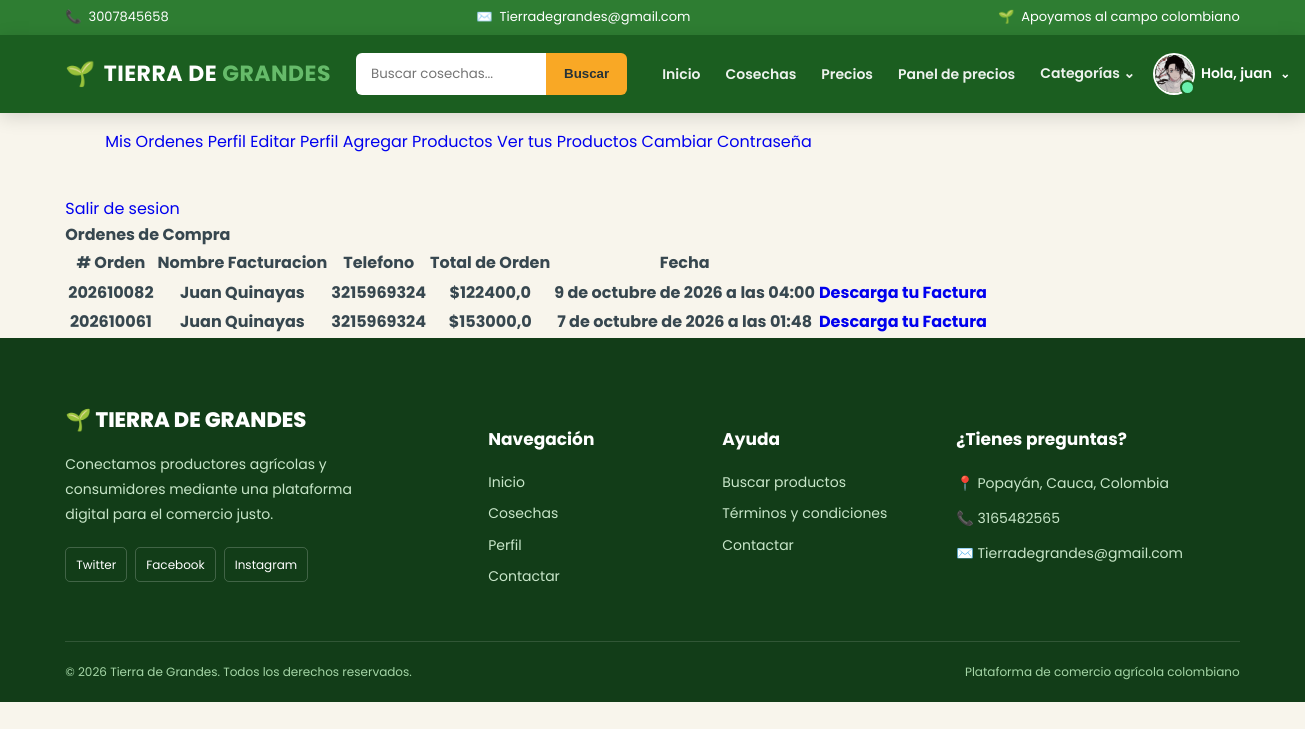
The page /mis_ordenes/ (signed in) on the database its author committed.
### cuentas/models.py (models this page shows, shortened)
class Cuentas (AbstractBaseUser):
    nombres = models.CharField(max_length=50)
    apellidos = models.CharField(max_length=50)
    nombreusuario = models.CharField(max_length=50, unique=True)
    email = models.CharField(max_length=100, unique=True)
    numero_telefono = models.CharField(max_length=50)
    date_joined = models.DateTimeField(auto_now_add=True)
    last_login = models.DateTimeField(auto_now_add=True)
    is_admin = models.BooleanField(default=False)
    is_staff = models.BooleanField(default=False)
    is_active = models.BooleanField(default=False)
    is_superadmin = models.BooleanField(default=False)
    USERNAME_FIELD = 'email'
    REQUIRED_FIELDS = ['nombreusuario', 'nombres', 'apellidos']
    objects = CuentaAdd()
    def full_nombre(self):
        return f'{self.nombres} {self.apellidos}'

class UserPerfil(models.Model):
    user = models.OneToOneField(Cuentas, on_delete=models.CASCADE)
    direccion_linea_1 = models.CharField(blank=True, max_length=100)
    direccion_linea_2 = models.CharField(blank=True, max_length=100)
    image_perfil = models.ImageField(upload_to='userperfil')
    ciudad = models.CharField(blank=True, max_length=20)
    departamento = models.CharField(blank=True, max_length=20)
    descripcion = models.TextField()
    instagram = models.URLField("Instagram", max_length=200, blank=True)
    tiktok = models.URLField("TikTok", max_length=200, blank=True)
    facebook = models.URLField("Facebook", max_length=200, blank=True)

### ordenes_de_compra/models.py (models this page shows, shortened)
class Orden(models.Model):
    ESTADO = (
        ('Nuevo', 'Nuevo'),
        ('Aceptado', 'Aceptado'),
        ('Completado', 'Completado'),
        ('Cancelado', 'Cancelado'),
    )
    user = models.ForeignKey(Cuentas,on_delete=models.SET_NULL, null=True)
    pagos = models.ForeignKey(Pago,on_delete=models.SET_NULL, blank=True, null=True)
    orden_numero = models.CharField(max_length=20)
    nombres = models.CharField(max_length=50 )
    apellidos = models.CharField(max_length=50 )
    numero_telefono = models.CharField(max_length=50 )
    email = models.CharField(max_length=50)
    direccion_linea_1 = models.CharField(max_length=100)
    direccion_linea_2 = models.CharField(max_length=100)
    ciudad = models.CharField(max_length=100)
    departamento = models.CharField(max_length=100)
    orden_descripcion = models.CharField(max_length=100, blank=True)
    orden_total = models.FloatField()
    inpuesto = models.FloatField()
    estado = models.CharField(max_length=50, choices=ESTADO, default='Nuevo' )
    ip = models.CharField(blank=True, max_length=20)
    confirmacion_orden = models.BooleanField(default=False)
    orden_creacion = models.DateTimeField(auto_now_add=True)
    orden_actualizada = models.DateTimeField(auto_now_add=True)
    orden_actualizada = models.DateTimeField(auto_now=True)
    def full_nombre(self):
        return f'{self.nombres} {self.apellidos}'

### cuentas/views.py (the view)
def mis_ordenes (request):
    orden = Orden.objects.filter(user=request.user, confirmacion_orden=True).order_by('-orden_creacion')
    context = {
        'orden':orden,
    }
    return render(request, 'registracion/mis_ordenes.html', context)

### tiera_de_grandes/templates/registracion/mis_ordenes.html (shortened to what this page needs)
{% extends 'index.html' %}
{% block content %}
<section class="section-conten padding-y bg">
   <div class="container">
       <div class="row">
           {% include 'includes/dashboard_sidebar.html' %}
       <main class="col-md-9">
           <article class="card">
           <header class="card-header">
               <strong class="d-inline-block mr-3">Ordenes de Compra</strong>
           </header>
           <div class="card-body">
               <div class="row">
                   <div class="col-md-12">
                     <table class="table table-hover">
                        <thead>
                           <tr>
                              <th scope="col"># Orden</th>
                              <th scope="col">Nombre Facturacion</th>
                              <th scope="col">Telefono</th>
                              <th scope="col">Total de Orden</th>
                              <th scope="col">Fecha</th>
                           </tr>
                           <tbody>
                              {% for  order in orden %}
                                 <tr>
                                    <th scope="row"> {{order.orden_numero}} </th>
                                    <th > {{order.full_nombre}} </th>
                                    <th > {{order.numero_telefono}} </th>
                                    <th >${{order.orden_total }} </th>
                                    <th > {{order.orden_creacion }} </th>
                                    <th><a href="{% url 'pdf3' order.orden_numero %}" class="btn btn-success">Descarga tu Factura</a></th>
                                 </tr>
                              {% endfor %}
                           </tbody>
                        </thead>
                     </table>
                   </div>
               </div>
           </div>
           </article>
       </main>
   </div>
   </div>
   </section>
{% endblock %}

### tiera_de_grandes/templates/index.html (shortened to what this page needs)
<!DOCTYPE html>
{% load humanize %}
{% load static %}
<html lang="es">
<head>
    <link rel="stylesheet" href="{% static 'css/index.css' %}">
    <link rel="stylesheet" href="{% static 'css/base_extra.css' %}">
    <link rel="stylesheet" href="{% static 'css/login_tdg.css' %}">
</head>
<body>
    <div class="top-bar">
        <div class="container">
            <div class="top-bar-content">
                <div class="top-item">
                    <span aria-hidden="true">📞</span>
                    <span>3007845658</span>
                </div>
                <div class="top-item">
                    <span aria-hidden="true">✉️</span>
                    <span>Tierradegrandes@gmail.com</span>
                </div>
                <div class="top-item top-message">
                    <span aria-hidden="true">🌱</span>
                    <span>Apoyamos al campo colombiano</span>
                </div>
            </div>
        </div>
    </div>
    <nav class="main-navbar" aria-label="Navegación principal">
        <div class="container">
            <div class="navbar-content">
                <a href="{% url 'inicio' %}" class="brand">
                    <span class="brand-icon" aria-hidden="true">🌱</span>
                    <span>TIERRA DE <strong>GRANDES</strong></span>
                </a>
                <form class="search-form" action="{% url 'buscador' %}" method="get" role="search">
                    <input type="search" name="keyword" placeholder="Buscar cosechas..." aria-label="Buscar productos">
                    <button type="submit">Buscar</button>
                </form>
                <div class="nav-menu">
                    <a href="{% url 'inicio' %}" class="nav-link">Inicio</a>
                    <a href="{% url 'verproducto' %}" class="nav-link">Cosechas</a>
                    <a href="{% url 'inteligencia_artificial:precios_referencia' %}" class="nav-link">Precios</a>
                    <a href="{% url 'inteligencia_artificial:panel_precios' %}" class="nav-link">Panel de precios</a>
                    <div class="nav-dropdown" data-dropdown>
                        <button class="nav-link dropdown-button"
                                type="button"
                                data-dropdown-toggle
                                aria-haspopup="true"
                                aria-expanded="false"
                                aria-controls="categoriasMenu">
                            Categorías <span aria-hidden="true">⌄</span>
                        </button>
                    </div>
                    {% if request.user.is_authenticated %}
                        {% with u=request.user %}
                        <div class="nav-dropdown" data-dropdown>
                            <button class="user-button"
                                    type="button"
                                    data-dropdown-toggle
                                    aria-haspopup="true"
                                    aria-expanded="false"
                                    aria-controls="userMenu">
                                <span class="user-avatar" aria-hidden="true">
                                    <span class="user-initial">{{ u.nombres|default:u.nombreusuario|default:"U"|slice:":1"|upper }}</span>
                                    {% if u.userperfil.image_perfil %}
                                        <img src="{{ u.userperfil.image_perfil.url }}"
                                             alt=""
                                             class="user-photo"
                                             onerror="this.remove()">
                                    {% endif %}
                                </span>
                                <span class="user-name">Hola, {{ u.nombres|default:u.nombreusuario|truncatechars:14 }}</span>
                                <span class="dropdown-caret" aria-hidden="true">⌄</span>
                            </button>
                        </div>
                        {% endwith %}
                    {% else %}
                        <a href="{% url 'login' %}" class="nav-link">Iniciar Sesión</a>
                        <a href="{% url 'registrar' %}" class="register-button">Regístrate</a>
                    {% endif %}
                </div>
            </div>
        </div>
    </nav>
    {% block content %}{% endblock content %}
    <footer class="footer">
        <div class="container">
            <div class="footer-grid">
                <div class="footer-column">
                    <a href="{% url 'inicio' %}" class="footer-brand">🌱 TIERRA DE GRANDES</a>
                    <p>
                        Conectamos productores agrícolas y
                        consumidores mediante una plataforma
                        digital para el comercio justo.
                    </p>
                    <div class="social-links">
                        <a href="https://twitter.com/?lang=es" target="_blank" rel="noopener noreferrer">Twitter</a>
                        <a href="https://www.facebook.com/profile.php?id=100084250750943" target="_blank" rel="noopener noreferrer">Facebook</a>
                        <a href="https://www.instagram.com/" target="_blank" rel="noopener noreferrer">Instagram</a>
                    </div>
                </div>
                <div class="footer-column">
                    <h4>Navegación</h4>
                    <a href="{% url 'inicio' %}">Inicio</a>
                    <a href="{% url 'verproducto' %}">Cosechas</a>
                    {% if request.user.is_authenticated %}
                        <a href="{% url 'perfil' %}">Perfil</a>
                    {% endif %}
                    <a href="{% url 'contactar' %}">Contactar</a>
                </div>
                <div class="footer-column">
                    <h4>Ayuda</h4>
                    <a href="{% url 'verproducto' %}">Buscar productos</a>
                    <a href="#">Términos y condiciones</a>
                    <a href="{% url 'contactar' %}">Contactar</a>
                </div>
                <div class="footer-column">
                    <h4>¿Tienes preguntas?</h4>
                    <p>📍 Popayán, Cauca, Colombia</p>
                    <p>📞 3165482565</p>
                    <p>✉️ Tierradegrandes@gmail.com</p>
                </div>
            </div>
            <div class="footer-bottom">
                <p>© {% now "Y" %} Tierra de Grandes. Todos los derechos reservados.</p>
                <p>Plataforma de comercio agrícola colombiano</p>
            </div>
        </div>
    </footer>
</body>
</html>

### rows shown on the page
Cuentas: userperfil.image_perfil (picture), nombres "juan"
Orden: orden_numero "202610082", full_nombre "Juan Quinayas", numero_telefono "3215969324", orden_total "122400,0", orden_creacion "9 de octubre de 2026 a las 04:00"
Orden: orden_numero "202610061", full_nombre "Juan Quinayas", numero_telefono "3215969324", orden_total "153000,0", orden_creacion "7 de octubre de 2026 a las 01:48"
